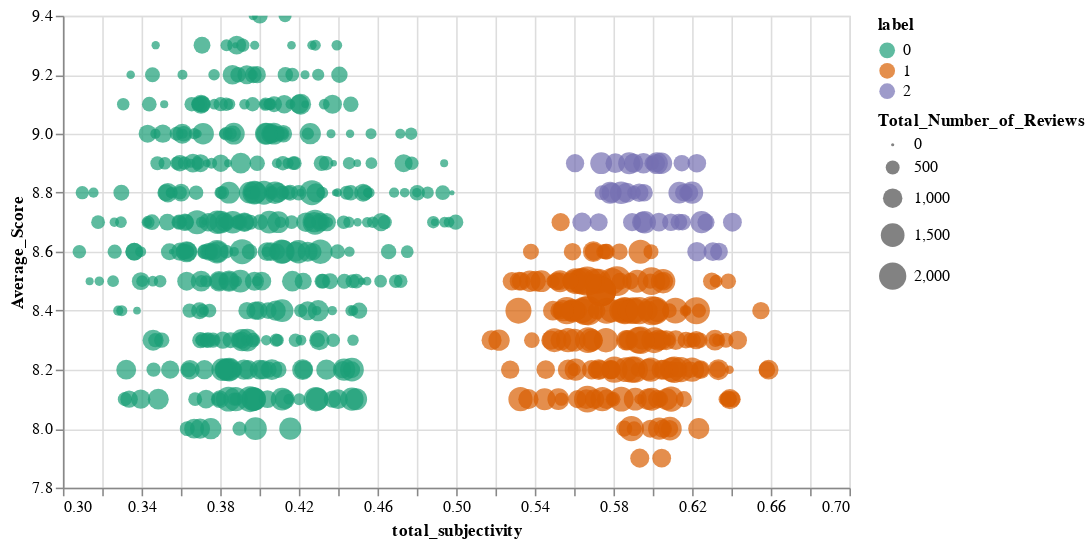

Write the Vega-Lite specification saved for this chart.
### Vega-Lite specification from a JSON file in a GitHub repository (floating-point values rounded to 4 significant figures; data arrays with more than 128 entries replaced by an {"elided": "..."} marker saying what was removed)
{"config": {"view": {"continuousWidth": 400, "continuousHeight": 300}}, "data": {"name": "data-9928b06a819df3bd4e51a0aa35d18756"}, "mark": "circle", "encoding": {"color": {"type": "nominal", "field": "label", "scale": {"scheme": "dark2"}}, "size": {"type": "quantitative", "field": "Total_Number_of_Reviews"}, "tooltip": [{"type": "nominal", "field": "Hotel_Name"}, {"type": "quantitative", "field": "Average_Score"}, {"type": "quantitative", "field": "Total_Number_of_Reviews"}, {"type": "quantitative", "field": "total_subjectivity"}, {"type": "quantitative", "field": "label"}, {"type": "nominal", "field": "geometry"}, {"type": "nominal", "field": "Country"}], "x": {"type": "quantitative", "field": "total_subjectivity", "scale": {"zero": false}}, "y": {"type": "quantitative", "field": "Average_Score", "scale": {"zero": false}}}, "selection": {"selector016": {"type": "interval", "bind": "scales", "encodings": ["x", "y"]}}, "width": 500, "$schema": "https://vega.github.io/schema/vega-lite/v4.8.1.json", "datasets": {"data-9928b06a819df3bd4e51a0aa35d18756": {"elided": "646 records"}}}
